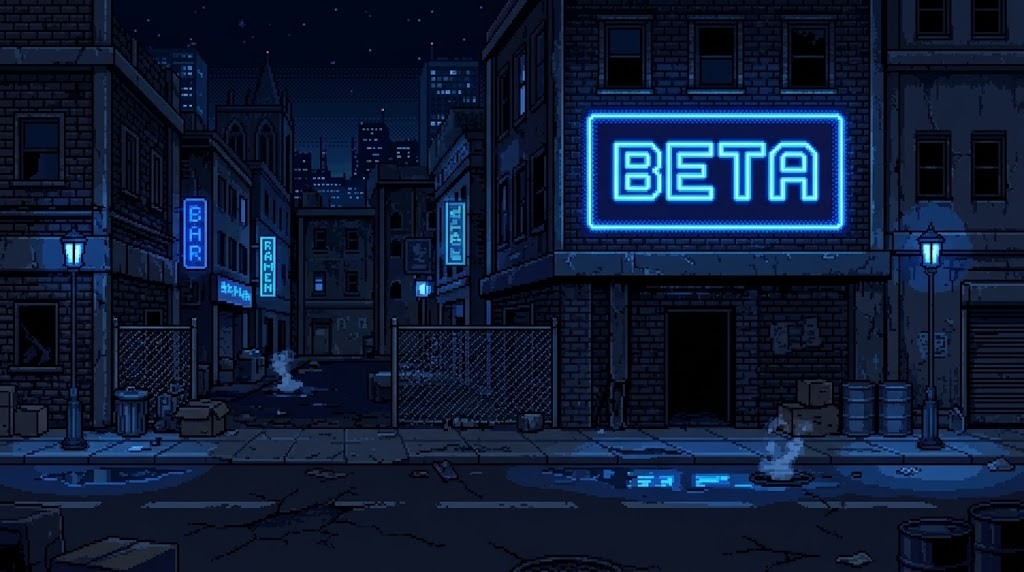
#> input picture assets/backgrounds/source/beta_vs.jpg, 1024 x 572 px
$ python build_beta_backgrounds.py
#> lines starting #> are read from the running program, lines starting #| are printed output that depends on the picture
#!/usr/bin/env python3
"""Fondo BETA (assets/backgrounds/source/beta_vs.jpg, del usuario).

- assets/backgrounds/hd/vs_beta.png: escenario del Modo VS (sin texto extra).
- Regla acordada: el BETA reemplaza SOLO a los escenarios pixelados, rotos,
  faltantes, incompletos o danados. Los de buena calidad (fuente completa:
  stage1_scenario01, stage2_scenario01 y 02) no se tocan. Para cada uno de los
  demas crea assets/backgrounds/hd/stageN_scenarioMM.png con el BETA y su
  codigo en neon (E<stage>.S<escenario>) para identificarlo. Cuando llegue el
  fondo definitivo basta con reemplazar ese archivo.
"""
from pathlib import Path
from PIL import Image, ImageDraw, ImageFilter, ImageFont

ROOT = Path(__file__).resolve().parents[1]
SRC = ROOT / "assets/backgrounds/source/beta_vs.jpg"
HD = ROOT / "assets/backgrounds/hd"
W, H = 1600, 720
FONT = "/usr/share/fonts/truetype/dejavu/DejaVuSans-Bold.ttf"
MARK = "BETA"   # los archivos generados llevan esta marca en su metadato


def base():
    im = Image.open(SRC).convert("RGB")
#> im is the input picture: PIL image 1024x572 RGB; mean R, G, B 14.1, 26.8, 51.3
    k = W / im.width
#> k = 1.56
    im = im.resize((W, round(im.height * k)), Image.LANCZOS)
#> im: PIL image 1600x894 RGB
    top = max(0, min(im.height - H, round(120 * k / 1.5625)))
#> top = 120
    return im.crop((0, top, W, top + H))
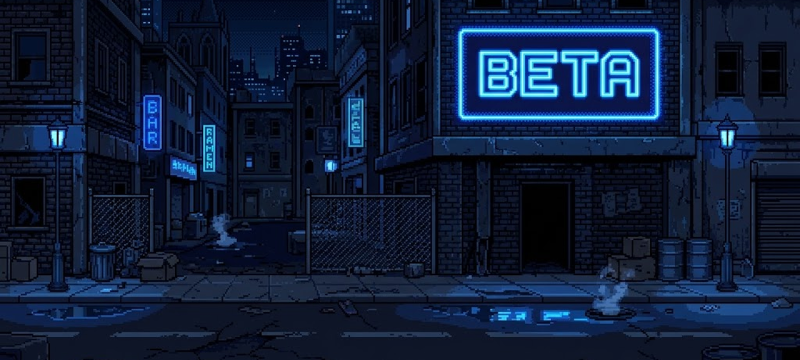
#> returned value: PIL image 1600x720 RGB (shown at 1/2 size); mean R, G, B 15.6, 29.8, 56


def neon(img, text, center):
    font = ImageFont.truetype(FONT, 64)
    glow = Image.new("RGBA", img.size, (0, 0, 0, 0))
    d = ImageDraw.Draw(glow)
    w = d.textlength(text, font=font)
    x, y = center[0] - w / 2, center[1] - 32
    d.rounded_rectangle((x - 22, y - 10, x + w + 22, y + 78), 10, outline=(60, 140, 255, 255), width=5)
    d.text((x, y), text, font=font, fill=(90, 170, 255, 255))
    blur = glow.filter(ImageFilter.GaussianBlur(9))
    out = img.convert("RGBA")
    out.alpha_composite(blur); out.alpha_composite(blur)
    sharp = Image.new("RGBA", img.size, (0, 0, 0, 0))
    ds = ImageDraw.Draw(sharp)
    ds.rounded_rectangle((x - 22, y - 10, x + w + 22, y + 78), 10, outline=(170, 215, 255, 255), width=2)
    ds.text((x, y), text, font=font, fill=(205, 232, 255, 255))
    out.alpha_composite(sharp)
    return out.convert("RGB")


def main():
    HD.mkdir(parents=True, exist_ok=True)
    b = base()
    b.save(HD / "vs_beta.png")
    made = []
    for st in range(1, 6):
        for sc in range(1, 5):
            f = HD / f"stage{st}_scenario{sc:02d}.png"
            if f.exists():
                info = Image.open(f).info
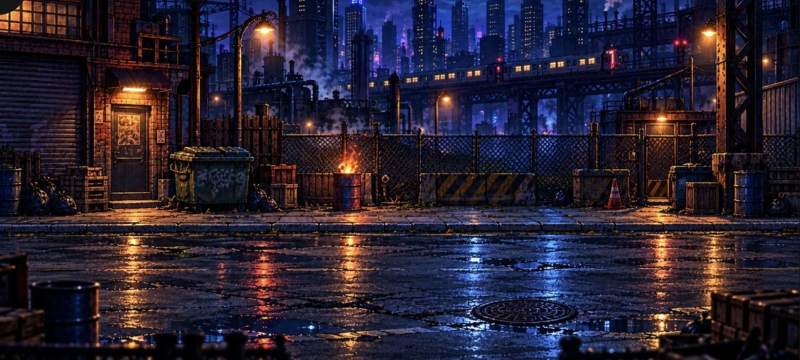
#> input picture assets/backgrounds/hd/stage1_scenario01.png, 1600 x 720 px (shown at 1/2 size)
#> info = 1 item
                if info.get("df") != MARK: continue        # fondo HD real: no se toca
            neon(b, f"E{st}.S{sc}", (1120, 245)).save(f, pnginfo=_meta())
            made.append(f.name)
    print("vs_beta.png +", len(made), "fondos BETA:", ", ".join(made))


def _meta():
    from PIL.PngImagePlugin import PngInfo
    m = PngInfo(); m.add_text("df", MARK); return m


if __name__ == "__main__":
    main()
